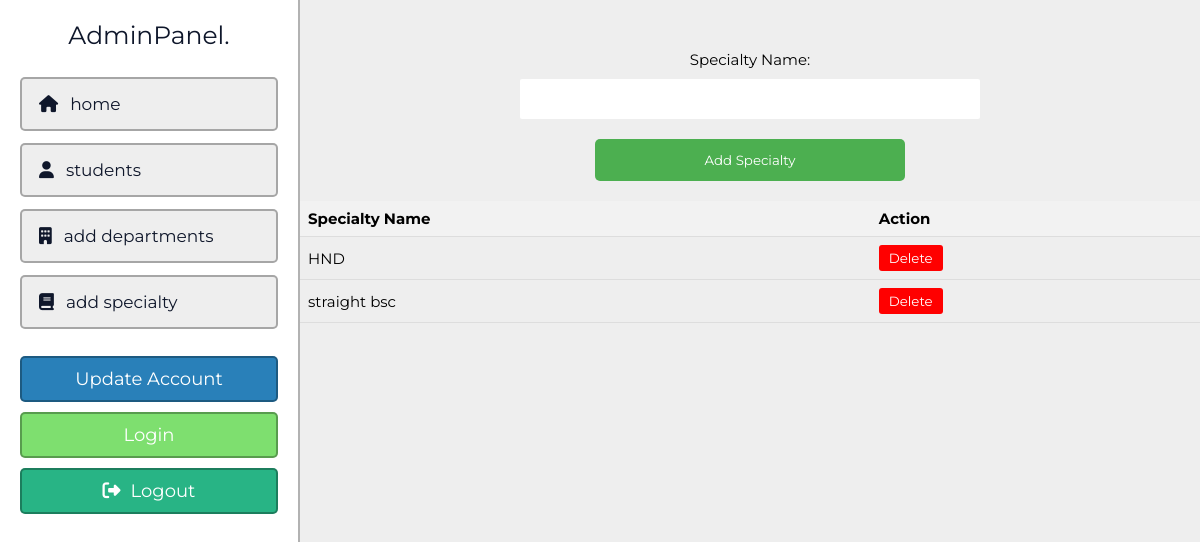
Before: /admin/add_sp.php with the older database file.
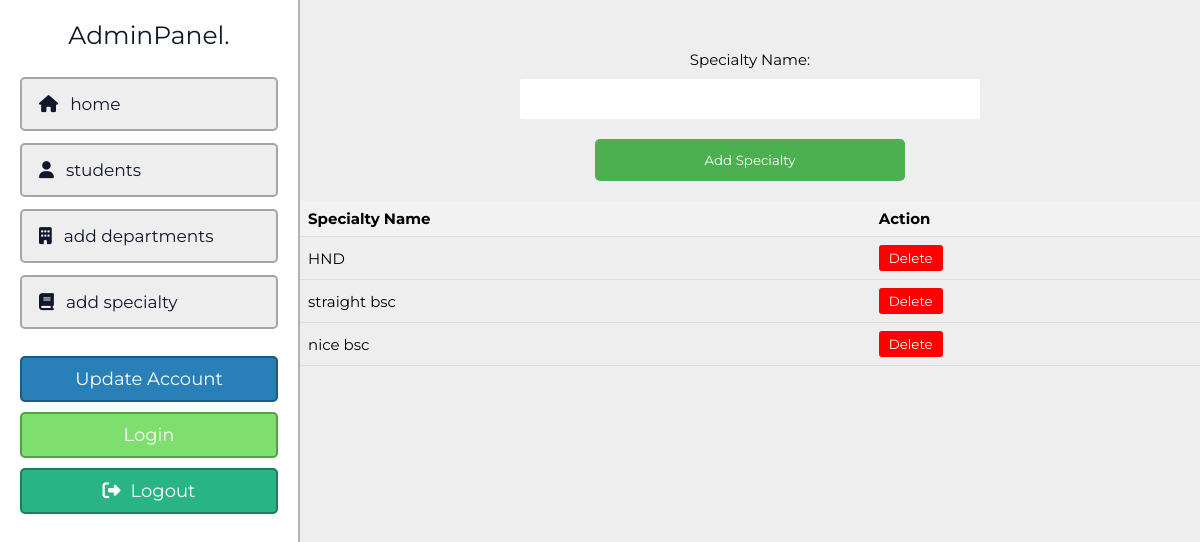
After: the same page with the newer database file.
### tables this page shows
CREATE TABLE `specialty` (
  `id` int(11) NOT NULL,
  `specialty_name` varchar(100) NOT NULL
);

### admin/add_sp.php (the view, shortened to what this page needs)
<?php
include '../components/connect.php';
$stmt = $conn->prepare("SELECT * FROM `specialty`");
$stmt->execute();
$specialties = $stmt->fetchAll(PDO::FETCH_ASSOC);
?>
<!DOCTYPE html>
<html lang="en">
<head>
    <link rel="stylesheet" href="https://cdnjs.cloudflare.com/ajax/libs/font-awesome/6.2.0/css/all.min.css">
    <link href="../css/admin_style.css?v=<?php echo time(); ?>" rel="stylesheet" type="text/css" />
</head>
<body style="font-size: 1.5rem;">
    <?php include '../components/admin_header.php'; ?>
    <div style="display: flex; justify-content: center;">
        <form method="post" action="" class="form">
            <label for="specialty_name">Specialty Name:</label>
            <input type="text" name="specialty_name" id="specialty_name" required>
            <input type="submit" name="submit" value="Add Specialty">
        </form>
    </div>
    <div style="overflow-x: auto;">
        <table>
            <thead>
                <tr>
                    <th>Specialty Name</th>
                    <th>Action</th>
                </tr>
            </thead>
            <tbody>
                <?php foreach ($specialties as $specialty) : ?>
                    <tr>
                        <td><?php echo $specialty['specialty_name']; ?></td>
                        <td>
                            <form method="post" action="">
                                <button type="submit" name="delete" value="<?php echo $specialty['id']; ?>" class="delete-button" onclick="return confirm('Are you sure you want to delete this department?')">Delete</button>
                            </form>
                        </td>
                    </tr>
                <?php endforeach; ?>
            </tbody>
        </table>
    </div>
</body>
</html>

Changed rows visible on the page:
added specialty: specialty_name "nice bsc", $specialty['id'] 5 (drawn)
